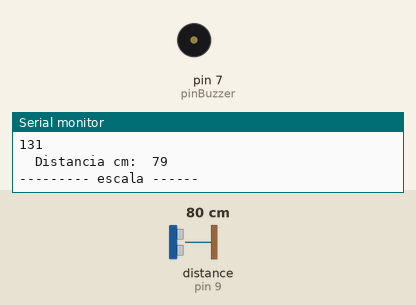
This sketch was run on a simulated Arduino Uno, built with avr-gcc and run on an emulated ATmega328P. Parts: buzzer (waves = sounding), the last lines printed to the serial monitor. Wiring (inferred from the names in the program): ultrasonic range finder: trigger pin 10; echo pin 9. Inputs (shaded band) come from the test bench; at power-on: distance to the obstacle (sensor on pin 9) 80 cm. The echo pulse lasts 58.3 µs per cm.

Above: at 1.2 s.
1.3 s: distance to the obstacle (sensor on pin 9) set to 33 cm
2.8 s: distance to the obstacle (sensor on pin 9) set to 28 cm
At 3.9 s:
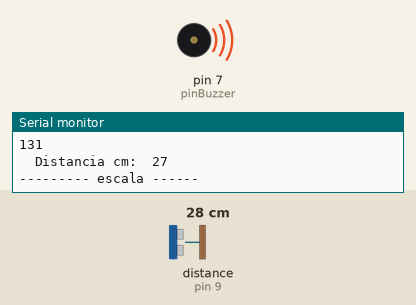
4.3 s: distance to the obstacle (sensor on pin 9) set to 2 cm
At 5.8 s:
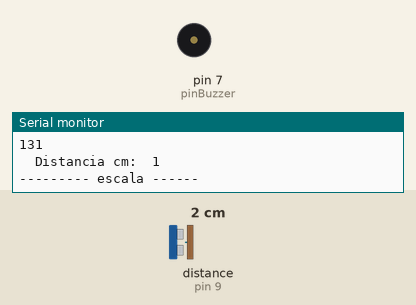
7.3 s: distance to the obstacle (sensor on pin 9) set to 6 cm
At 8.5 s:
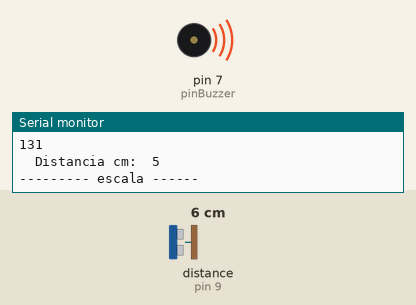
16.3 s: distance to the obstacle (sensor on pin 9) set to 9 cm
At 17.2 s:
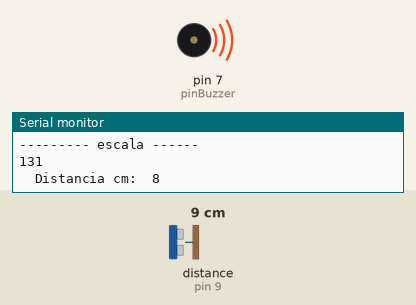
17.8 s: distance to the obstacle (sensor on pin 9) set to 12 cm
At 18.3 s:
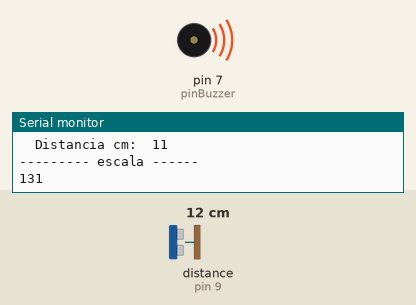
Timing chart, 0 to 20.8 s (numbered marks = the images above; inputs shaded):
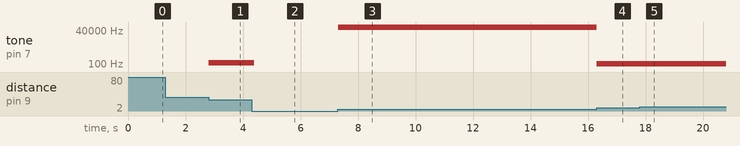

The sketch:

escalas.ino
```cpp
// Tones table definition
#define NOTE_B0  31
#define NOTE_C1  33
#define NOTE_CS1 35
#define NOTE_D1  37
#define NOTE_DS1 39
#define NOTE_E1  41
#define NOTE_F1  44
#define NOTE_FS1 46
#define NOTE_G1  49
#define NOTE_GS1 52
#define NOTE_A1  55
#define NOTE_AS1 58
#define NOTE_B1  62
#define NOTE_C2  65
#define NOTE_CS2 69
#define NOTE_D2  73
#define NOTE_DS2 78
#define NOTE_E2  82
#define NOTE_F2  87
#define NOTE_FS2 93
#define NOTE_G2  98
#define NOTE_GS2 104
#define NOTE_A2  110
#define NOTE_AS2 117
#define NOTE_B2  123
#define NOTE_C3  131
#define NOTE_CS3 139
#define NOTE_D3  147
#define NOTE_DS3 156
#define NOTE_E3  165
#define NOTE_F3  175
#define NOTE_FS3 185
#define NOTE_G3  196
#define NOTE_GS3 208
#define NOTE_A3  220
#define NOTE_AS3 233
#define NOTE_B3  247
#define NOTE_C4  262
#define NOTE_CS4 277
#define NOTE_D4  294
#define NOTE_DS4 311
#define NOTE_E4  330
#define NOTE_F4  349
#define NOTE_FS4 370
#define NOTE_G4  392
#define NOTE_GS4 415
#define NOTE_A4  440
#define NOTE_AS4 466
#define NOTE_B4  494
#define NOTE_C5  523
#define NOTE_CS5 554
#define NOTE_D5  587
#define NOTE_DS5 622
#define NOTE_E5  659
#define NOTE_F5  698
#define NOTE_FS5 740
#define NOTE_G5  784
#define NOTE_GS5 831
#define NOTE_A5  880
#define NOTE_AS5 932
#define NOTE_B5  988
#define NOTE_C6  1047
#define NOTE_CS6 1109
#define NOTE_D6  1175
#define NOTE_DS6 1245
#define NOTE_E6  1319
#define NOTE_F6  1397
#define NOTE_FS6 1480
#define NOTE_G6  1568
#define NOTE_GS6 1661
#define NOTE_A6  1760
#define NOTE_AS6 1865
#define NOTE_B6  1976
#define NOTE_C7  2093
#define NOTE_CS7 2217
#define NOTE_D7  2349
#define NOTE_DS7 2489
#define NOTE_E7  2637
#define NOTE_F7  2794
#define NOTE_FS7 2960
#define NOTE_G7  3136
#define NOTE_GS7 3322
#define NOTE_A7  3520
#define NOTE_AS7 3729
#define NOTE_B7  3951
#define NOTE_C8  4186
#define NOTE_CS8 4435
#define NOTE_D8  4699
#define NOTE_DS8 4978

int pitch[] = {
 NOTE_B0,
 NOTE_C1,
 NOTE_CS1,
 NOTE_D1,
 NOTE_DS1,
 NOTE_E1,
 NOTE_F1,
 NOTE_FS1,
 NOTE_G1,
 NOTE_GS1,
 NOTE_A1,
 NOTE_AS1,
 NOTE_B1,
 NOTE_C2,
 NOTE_CS2,
 NOTE_D2,
 NOTE_DS2,
 NOTE_E2,
 NOTE_F2,
 NOTE_FS2,
 NOTE_G2,
 NOTE_GS2,
 NOTE_A2,
 NOTE_AS2,
 NOTE_B2,
 NOTE_C3,
 NOTE_CS3,
 NOTE_D3,
 NOTE_DS3,
 NOTE_E3,
 NOTE_F3,
 NOTE_FS3,
 NOTE_G3,
 NOTE_GS3,
 NOTE_A3,
 NOTE_AS3,
 NOTE_B3,
 NOTE_C4,
 NOTE_CS4,
 NOTE_D4,
 NOTE_DS4,
 NOTE_E4,
 NOTE_F4,
 NOTE_FS4,
 NOTE_G4,
 NOTE_GS4,
 NOTE_A4,
 NOTE_AS4,
 NOTE_B4,
 NOTE_C5,
 NOTE_CS5,
 NOTE_D5,
 NOTE_DS5,
 NOTE_E5,
 NOTE_F5,
 NOTE_FS5,
 NOTE_G5,
 NOTE_GS5,
 NOTE_A5,
 NOTE_AS5,
 NOTE_B5,
 NOTE_C6,
 NOTE_CS6,
 NOTE_D6,
 NOTE_DS6,
 NOTE_E6,
 NOTE_F6,
 NOTE_FS6,
 NOTE_G6,
 NOTE_GS6,
 NOTE_A6,
 NOTE_AS6,
 NOTE_B6,
 NOTE_C7,
 NOTE_CS7,
 NOTE_D7,
 NOTE_DS7,
 NOTE_E7,
 NOTE_F7,
 NOTE_FS7,
 NOTE_G7,
 NOTE_GS7,
 NOTE_A7,
 NOTE_AS7,
 NOTE_B7,
 NOTE_C8,
 NOTE_CS8,
 NOTE_D8,
 NOTE_DS8};

//const int tonosme[] = {0 ,-3, -2, -2, -3, -2, -3, -3, -2, -2, -3, -2, -3};
const int tonosme[] = {0 ,-3, -5, -7, -10, -12, -15, -18, -20, -22, -25, -27, -30}; // separación de pentatonica menor el 22 tiene que ser una variable, para cambiar de tono
//const int tonosma[] = {0, 2, 2, 3, 2, 3, 2, 2, 3, 2, 3, 2, 2}; // separación de pentatonica mayor
//const int tono[] = {1, 2, 3, 4, 5, 6, 7, 8, 9, 10, 11, 12};
String escala[] = {"tonosme" , "tonosma"};
//const int countTonos = 13;
const int i = 25;
const int e = 1;

 // C = 25 Cs = 26 D =2 Ds = 30  E = 31  F = 32 Fs = 33  G = 34  Gs = 35   A = 36  As = 37 B = 38


const int EchoPin = 9;
const int TriggerPin = 10;
const int pinBuzzer = 7;

void setup() {
   Serial.begin(9600);
   pinMode(TriggerPin, OUTPUT);
   pinMode(EchoPin, INPUT);
}

void loop() {
   int cm = ping(TriggerPin, EchoPin);
 // intervalos para entrar en cada nota.. HAyque dar intervalos de distancia en cm para entrar en las 11 notas
//

  // if(digitalRead(3)==HIGH){
                                   //cm de separación
          // Mapping the value of the Potentiometer to have a wider range of values
     if (cm >= 2 && cm <= 40) {
/*
      if ((cm>=4) && (cm<6)) // Discretization of the pot intervals - in order to assign the note
    tone(pinBuzzer,(pitch[i]+tonosme[12]));  //cambiar el pitch de
      if ((cm>=6) && (cm<8))
    tone(pinBuzzer,(pitch[i]+tonosme[11]));
       if ((cm>=8) && (cm<10))
    tone(pinBuzzer,(pitch[i]+tonosme[10]));
      if ((cm>=10) && (cm<12))
    tone(pinBuzzer,(pitch[i]+tonosme[9]));
      if ((cm>=12) && (cm<14))
    tone(pinBuzzer,(pitch[i]+tonosme[8]));
      if ((cm>=14) && (cm<16))
    tone(pinBuzzer,(pitch[i]+tonosme[7]));
      if ((cm>=16) && (cm<18))
    tone(pinBuzzer,(pitch[i]+tonosme[6]));
      if ((cm>=18) && (cm<20))
    tone(pinBuzzer,(pitch[i]+tonosme[5]));
      if ((cm>=20) && (cm<22))
    tone(pinBuzzer,(pitch[i]+tonosme[4]));
      if ((cm>=22) && (cm<=24))
    tone(pinBuzzer,(pitch[i]+tonosme[3]));
      if ((cm>=24) && (cm<=26))
    tone(pinBuzzer,(pitch[i]+tonosme[2]));
      if ((cm>=26) && (cm<=28))
    tone(pinBuzzer,(pitch[i]+tonosme[1]));
      if ((cm>=28) && (cm<=30))
    tone(pinBuzzer,(pitch[i]+tonosme[0]));
 }
 else noTone(pinBuzzer);

*/


      if ((cm>=4) && (cm<6)) // Discretization of the pot intervals - in order to assign the note
    tone(pinBuzzer,(tonosme[11]));  //cambiar el pitch de
      if ((cm>=6) && (cm<8))
    tone(pinBuzzer,pitch[i]+tonosme[11]);
       if ((cm>=8) && (cm<10))
    tone(pinBuzzer,pitch[i]+tonosme[10]);
      if ((cm>=10) && (cm<12))
    tone(pinBuzzer,pitch[i]+tonosme[9]);
      if ((cm>=12) && (cm<14))
    tone(pinBuzzer,pitch[i]+tonosme[8]);
      if ((cm>=14) && (cm<16))
    tone(pinBuzzer,pitch[i]+tonosme[7]);
      if ((cm>=16) && (cm<18))
    tone(pinBuzzer,(pitch[i]+tonosme[6]));
      if ((cm>=18) && (cm<20))
    tone(pinBuzzer,(pitch[i]+tonosme[5]));
      if ((cm>=20) && (cm<22))
    tone(pinBuzzer,(pitch[i]+tonosme[4]));
      if ((cm>=22) && (cm<=24))
    tone(pinBuzzer,(pitch[i]+tonosme[3]));
      if ((cm>=24) && (cm<=26))
    tone(pinBuzzer,(pitch[i]+tonosme[2]));
      if ((cm>=26) && (cm<=28))
    tone(pinBuzzer,(pitch[i]+tonosme[1]));
      if ((cm>=28) && (cm<=30))
    tone(pinBuzzer,(pitch[i]+tonosme[0]));
 }
 else noTone(pinBuzzer);


   Serial.print("  Distancia cm:  ");
   Serial.println(cm);
    Serial.println ("--------- escala ------");
   Serial.println (pitch[i]);

   delay(5);


}

int ping(int TriggerPin, int EchoPin) {
   long duration, distanceCm;

   digitalWrite(TriggerPin, LOW);  //para generar un pulso limpio ponemos a LOW 4us
   delayMicroseconds(4);
   digitalWrite(TriggerPin, HIGH);  //generamos Trigger (disparo) de 10us
   delayMicroseconds(10);
   digitalWrite(TriggerPin, LOW);

   duration = pulseIn(EchoPin, HIGH);  //medimos el tiempo entre pulsos, en microsegundos

   distanceCm = duration * 10 / 292/ 2;   //convertimos a distancia, en cm
   return distanceCm;
}
```

Measured:
- the behaviour switches between 32 and 31 cm on distance to the obstacle (sensor on pin 9) (found by bisection; images 0 and 1)
- the behaviour switches between 4 and 5 cm on distance to the obstacle (sensor on pin 9) (found by bisection; images 2 and 3)
- after the input at 2.8 s, tone on pin 7 (pinBuzzer): silent → 128 Hz at once
- after the input at 4.3 s, tone on pin 7 (pinBuzzer): 128 Hz → silent after 0.10 s
- after the input at 7.3 s, tone on pin 7 (pinBuzzer): silent → 65509 Hz at once
- after the input at 16.3 s, tone on pin 7 (pinBuzzer): 65509 Hz → 106 Hz at once
- after the input at 17.8 s, tone on pin 7 (pinBuzzer): 106 Hz → 109 Hz at once
